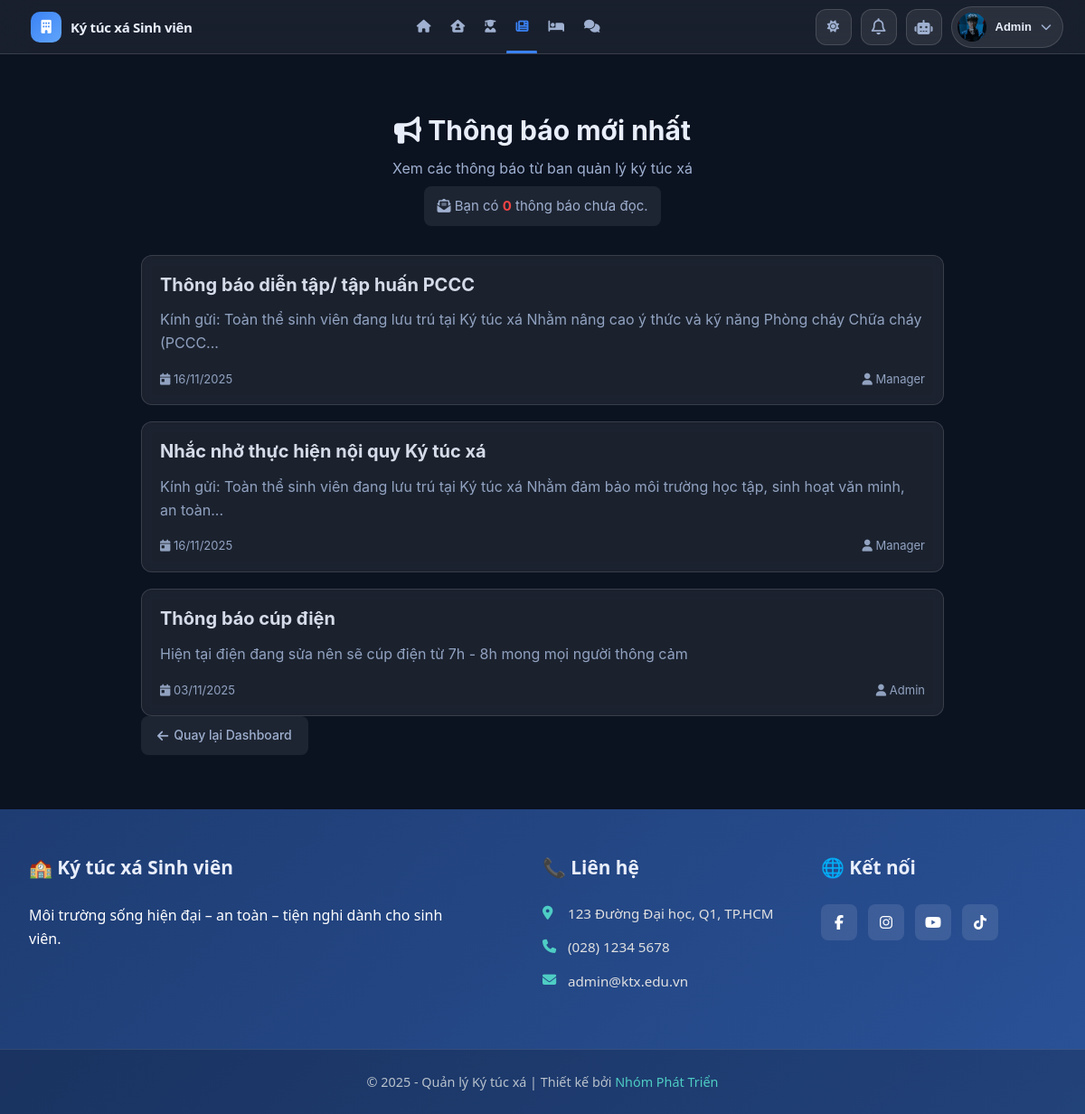
Page /modules/user/accesslogs.php (signed in) on the committed database.
### tables this page shows
CREATE TABLE IF NOT EXISTS `students` (
  `StudentID` int NOT NULL AUTO_INCREMENT,
  `UserID` int DEFAULT NULL,
  `StudentCode` varchar(20) NOT NULL,
  `FullName` varchar(100) NOT NULL,
  `Email` varchar(100) DEFAULT NULL,
  `Gender` enum('Nam','Nữ','Khác') NOT NULL,
  `BirthDate` date DEFAULT NULL,
  `CitizenID` varchar(20) DEFAULT NULL,
  `Hometown` varchar(100) DEFAULT NULL,
  `Address` varchar(255) DEFAULT NULL,
  `Phone` varchar(15) DEFAULT NULL,
  `ClassName` varchar(100) DEFAULT NULL,
  `CourseYear` varchar(9) DEFAULT NULL,
  `Avatar` varchar(255) DEFAULT NULL,
  `EmergencyContact` varchar(255) DEFAULT NULL,
  `CheckInDate` date DEFAULT NULL,
  `CheckOutDate` date DEFAULT NULL,
  `IsInDorm` tinyint(1) DEFAULT '1',
  `CreatedAt` datetime DEFAULT CURRENT_TIMESTAMP,
  `UpdatedAt` datetime DEFAULT CURRENT_TIMESTAMP ON UPDATE CURRENT_TIMESTAMP,
  `FacultyID` int DEFAULT NULL,
  PRIMARY KEY (`StudentID`),
  UNIQUE KEY `StudentCode` (`StudentCode`),
  UNIQUE KEY `UserID` (`UserID`),
  KEY `fk_faculty` (`FacultyID`),
  CONSTRAINT `fk_faculty` FOREIGN KEY (`FacultyID`) REFERENCES `faculties` (`FacultyID`) ON DELETE SET NULL ON UPDATE CASCADE,
  CONSTRAINT `students_ibfk_1` FOREIGN KEY (`UserID`) REFERENCES `users` (`UserID`)
);

CREATE TABLE IF NOT EXISTS `announcements` (
  `AnnouncementID` int NOT NULL AUTO_INCREMENT,
  `Title` varchar(255) NOT NULL,
  `Content` text NOT NULL,
  `DatePosted` datetime DEFAULT CURRENT_TIMESTAMP,
  `PostedBy` varchar(100) DEFAULT 'Ban quản lý',
  `AttachmentPath` varchar(255) DEFAULT NULL,
  PRIMARY KEY (`AnnouncementID`)
);

### modules/user/accesslogs.php (the view, shortened to what this page needs)
<?php
require_once __DIR__ . '/../../db_connect.php';
require_once __DIR__ . '/../../includes/header.php';
$isLoggedIn = !empty($_SESSION['UserID']);
$studentId  = 0;
if ($isLoggedIn) {
    if (!empty($_SESSION['StudentID'])) {
        $studentId = (int)$_SESSION['StudentID'];
    } else {
        $userId = (int)$_SESSION['UserID'];
        $sqlStu = "SELECT StudentID FROM Students WHERE UserID = ? LIMIT 1";
        if ($st = $conn->prepare($sqlStu)) {
            $st->bind_param("i", $userId);
            $st->execute();
            $resStu = $st->get_result();
            if ($resStu && $rowStu = $resStu->fetch_assoc()) {
                $studentId = (int)$rowStu['StudentID'];
            }
        }
    }
}
if ($studentId > 0) {
    $announcements = $conn->query("
        SELECT a.AnnouncementID, a.Title, a.Content, a.DatePosted, a.PostedBy,
               (
                   SELECT COUNT(*)
                   FROM AnnouncementViews v
                   WHERE v.AnnouncementID = a.AnnouncementID
                     AND v.StudentID = {$studentId}
               ) AS IsRead
        FROM Announcements a
        ORDER BY a.DatePosted DESC
        LIMIT 15
    ");
    $unreadCount = 0;
    $unreadRes = $conn->query("
        SELECT COUNT(*) AS cnt
        FROM Announcements a
        LEFT JOIN AnnouncementViews v
            ON v.AnnouncementID = a.AnnouncementID
           AND v.StudentID = {$studentId}
        WHERE v.AnnouncementID IS NULL
    ");
    if ($unreadRes && $rowUnread = $unreadRes->fetch_assoc()) {
        $unreadCount = (int)$rowUnread['cnt'];
    }
}
?>
<!DOCTYPE html>
<html lang="vi">
<head>
    <link rel="stylesheet"
        href="https://cdnjs.cloudflare.com/ajax/libs/font-awesome/6.5.0/css/all.min.css">
    <link rel="stylesheet" href="/assets/css/accesslogs.css">
</head>
<body>
    <div class="announcement-page">
        <div class="page-header">
            <h1><i class="fas fa-bullhorn"></i> Thông báo mới nhất</h1>
            <p>Xem các thông báo từ ban quản lý ký túc xá</p>
            <?php if ($studentId > 0): ?>
                <p class="unread-info">
                    <i class="fas fa-envelope-open-text"></i>
                    Bạn có <strong><?= $unreadCount ?></strong> thông báo chưa đọc.
                </p>
            <?php endif; ?>
        </div>
        <?php if ($announcements && $announcements->num_rows > 0): ?>
            <div class="announcement-list">
                <?php while ($a = $announcements->fetch_assoc()): ?>
                    <?php
                    $isRead = !empty($a['IsRead']);
                    ?>
                    <a href="/modules/user/accesslogs.php?view=<?= (int)$a['AnnouncementID'] ?>"
                        class="announcement-card <?= $isRead ? 'read' : 'unread' ?>">
                        <div class="announcement-info">
                            <h3>
                                <?= htmlspecialchars($a['Title']) ?>
                            </h3>
                            <p>
                                <?= htmlspecialchars(mb_strimwidth(strip_tags($a['Content']), 0, 120, '...')) ?>
                            </p>
                        </div>
                        <div class="announcement-meta">
                            <span>
                                <i class="fas fa-calendar-day"></i>
                                <?= date('d/m/Y', strtotime($a['DatePosted'])) ?>
                            </span>
                            <span>
                                <i class="fas fa-user"></i>
                                <?= htmlspecialchars($a['PostedBy']) ?>
                            </span>
                        </div>
                    </a>
                <?php endwhile; ?>
            </div>
        <?php endif; ?>
        <div class="actions">
            <a href="/modules/user/dashboard.php" class="btn btn-secondary">
                <i class="fas fa-arrow-left"></i> Quay lại Dashboard
            </a>
        </div>
    </div>
    <?php include __DIR__ . '/../../includes/footer.php'; ?>
</body>
</html>

### includes/header.php (shortened to what this page needs)
<?php
require_once __DIR__ . '/error_handler.php';
$isLoggedIn  = isset($_SESSION['UserID']);
$displayName = $_SESSION['FullName'] ?? $_SESSION['Username'] ?? 'Tài khoản';
$currentPath = parse_url($_SERVER['REQUEST_URI'], PHP_URL_PATH);
$base = '/';
function nav_active($path)
{
    global $currentPath;
    return $currentPath === $path ? 'active' : '';
}
$avatarUrl = '/assets/img/avatars/user.png';
if (!empty($_SESSION['UserID'])) {
    $userID = (int)$_SESSION['UserID'];
    if (!empty($_SESSION['Avatar'])) {
        $avatarUrl = $_SESSION['Avatar'];
    } elseif (isset($conn) && $conn instanceof mysqli) {
        $sqlAvt = "SELECT Avatar FROM Students WHERE UserID = ? LIMIT 1";
        if ($stAvt = $conn->prepare($sqlAvt)) {
            $stAvt->bind_param("i", $userID);
            $stAvt->execute();
            $avtRes = $stAvt->get_result();
            if ($avtRes && $rowAvt = $avtRes->fetch_assoc()) {
                if (!empty($rowAvt['Avatar'])) {
                    $avatarUrl = $rowAvt['Avatar'];
                }
            }
        }
    }
}
?>
<!DOCTYPE html>
<html lang="vi">
<head>
    <link rel="stylesheet" href="<?= $base ?>assets/css/header.css">
    <link rel="stylesheet" href="<?= $base ?>assets/css/footer.css">
    <link rel="stylesheet" href="<?= $base ?>assets/css/index.css">
    <link rel="stylesheet" href="https://cdnjs.cloudflare.com/ajax/libs/font-awesome/6.5.0/css/all.min.css">
</head>
<body>
    <header class="admin-header">
        <div class="left">
            <a href="<?= $base ?>index.php" class="logo">
                <i class="fas fa-building"></i>
                <span>Ký túc xá Sinh viên</span>
            </a>
        </div>
        <nav class="admin-nav" id="adminNav">
            <a href="<?= $base ?>index.php" class="<?= nav_active($base . 'index.php') ?>">
                <i class="fas fa-house"></i>
            </a>
            <a href="<?= $base ?>modules/user/rooms/register_room.php" class="<?= nav_active($base . 'modules/user/rooms/register_room.php') ?>">
                <i class="fas fa-house-user"></i>
            </a>
            <a href="<?= $base ?>modules/user/dashboard.php" class="<?= nav_active($base . 'modules/user/dashboard.php') ?>">
                <i class="fas fa-user-graduate"></i>
            </a>
            <a href="<?= $base ?>modules/user/accesslogs.php" class="<?= nav_active($base . 'modules/user/accesslogs.php') ?>">
                <i class="fas fa-newspaper"></i>
            </a>
            <a href="<?= $base ?>modules/user/rooms/rooms.php" class="<?= nav_active($base . 'modules/user/rooms/rooms.php') ?>">
                <i class="fas fa-bed"></i>
            </a>
            <a href="<?= $base ?>modules/user/feedbacks.php" class="<?= nav_active($base . 'modules/user/feedbacks.php') ?>">
                <i class="fas fa-comments"></i>
            </a>
        </nav>
        <div class="right">
            <button id="themeToggle" class="theme-toggle" type="button" aria-label="Đổi giao diện">
                <i class="fas fa-sun"></i>
            </button>
            <div class="notify">
                <button class="notify-btn" aria-label="Thông báo">
                    <i class="fa-regular fa-bell"></i>
                </button>
            </div>
            <button id="chatAiToggle" class="chat-ai-button" aria-label="Chat AI">
                <i class="fas fa-robot"></i>
            </button>
            <div class="admin-profile">
                <?php if ($isLoggedIn): ?>
                    <button class="profile-btn" type="button" id="profileBtn">
                        <img src="<?= htmlspecialchars($avatarUrl) ?>"
                            alt="Avatar"
                            onerror="this.onerror=null;this.src='<?= $base ?>assets/img/avatars/user.png';">
                        <span class="name"><?= htmlspecialchars($displayName) ?></span>
                        <span class="caret"><i class="fas fa-chevron-down"></i></span>
                    </button>
                <?php endif; ?>
            </div>
        </div>
    </header>

### assets/css/index.css (style rules this page uses)
:root { --primary: #4361ee; --primary-dark: #3a56d4; --secondary: #7209b7; --success: #4cc9f0; --light: #f8f9fa; --dark: #212529; --gray: #6c757d; --gray-light: #e9ecef; --danger: #e63946; --warning: #f4a261; --info: #4895ef; --border-radius: 12px; --box-shadow: 0 8px 30px rgba(0, 0, 0, 0.08); --box-shadow-hover: 0 15px 40px rgba(0, 0, 0, 0.12); --transition: all 0.3s ease; }
* { margin: 0; padding: 0; box-sizing: border-box; }
body { font-family: 'Segoe UI', Tahoma, Geneva, Verdana, sans-serif; line-height: 1.6; color: var(--dark); background-color: #f9fafb; }
body[data-theme="dark"] { --light: #0b1220; --dark: #e9eefb; --gray: #9fb0d0; --gray-light: rgba(255, 255, 255, 0.08); --box-shadow: none; --box-shadow-hover: 0 15px 40px rgba(0, 0, 0, 0.3); }
body[data-theme="dark"] { background-color: #0b1220; color: #e9eefb; }
body[data-theme="dark"] .room-card, body[data-theme="dark"] .feature-card, body[data-theme="dark"] .info-item, body[data-theme="dark"] .no-contract, body[data-theme="dark"] .no-rooms, body[data-theme="dark"] .room-search-form, body[data-theme="dark"] .filter-container, body[data-theme="dark"] .room-explorer, body[data-theme="dark"] .faq-item, body[data-theme="dark"] .announcement-card { background: rgba(255, 255, 255, 0.08) !important; color: #e9eefb; box-shadow: none; border: 1px solid rgba(255, 255, 255, 0.14); }
body[data-theme="dark"] .section-title h2, body[data-theme="dark"] .room-body h3, body[data-theme="dark"] .feature-card h3, body[data-theme="dark"] .info-item strong, body[data-theme="dark"] .no-contract h3, body[data-theme="dark"] .no-rooms h3, body[data-theme="dark"] .filter-group label, body[data-theme="dark"] .announcement-card h3, body[data-theme="dark"] .filter-item label, body[data-theme="dark"] .faq-question, body[data-theme="dark"] .detail-item span, body[data-theme="dark"] .price-tag, body[data-theme="dark"] h2, body[data-theme="dark"] h3 { color: #e9eefb !important; }
body[data-theme="dark"] .section-title p, body[data-theme="dark"] .building-name, body[data-theme="dark"] .feature-card p, body[data-theme="dark"] .info-item p, body[data-theme="dark"] .no-contract p, body[data-theme="dark"] .no-rooms p, body[data-theme="dark"] .announcement-card p, body[data-theme="dark"] .faq-answer p, body[data-theme="dark"] .detail-item, body[data-theme="dark"] .announcement-date { color: #9fb0d0 !important; }
body[data-theme="dark"] .btn-secondary { background-color: rgba(255, 255, 255, 0.08); color: #9fb0d0; }
.btn { display: inline-flex; align-items: center; gap: 0.5rem; padding: 12px 24px; border-radius: var(--border-radius); text-decoration: none; font-weight: 600; transition: var(--transition); cursor: pointer; border: none; font-size: 1rem; }
.btn-secondary { background-color: var(--gray-light); color: var(--gray); cursor: not-allowed; }
.announcement-card { background: var(--bg); border-radius: 16px; padding: 1.5rem; border: 2px solid var(--stroke); transition: all 0.3s ease; position: relative; overflow: hidden; }
.announcement-card::before { content: ''; position: absolute; top: 0; left: 0; right: 0; height: 4px; background: linear-gradient(90deg, var(--brand), var(--brand-2)); transform: scaleX(0); transform-origin: left; transition: transform 0.3s ease; }
.announcement-card h3 { font-size: 1.25rem; margin-bottom: 0.8rem; color: var(--text); line-height: 1.4; }
.announcement-card p { color: var(--muted); margin-bottom: 1rem; line-height: 1.6; }

### rows in the picture
students: Avatar (picture)
announcements: Title "Thông báo diễn tập/ tập huấn PCCC", Content "Kính gửi: Toàn thể sinh viên đang lưu trú tại Ký túc xá Nhằm nâng cao ý thức và kỹ năng Phòng cháy Chữa cháy (PCCC...", DatePosted "16/11/2025", PostedBy "Manager"
announcements: Title "Nhắc nhở thực hiện nội quy Ký túc xá", Content "Kính gửi: Toàn thể sinh viên đang lưu trú tại Ký túc xá Nhằm đảm bảo môi trường học tập, sinh hoạt văn minh, an toàn...", DatePosted "16/11/2025", PostedBy "Manager"
announcements: Title "Thông báo cúp điện", Content "Hiện tại điện đang sửa nên sẽ cúp điện từ 7h - 8h mong mọi người thông cảm", DatePosted "03/11/2025", PostedBy "Admin"

### other values in the picture
$displayName "Admin"
$unreadCount "0"
